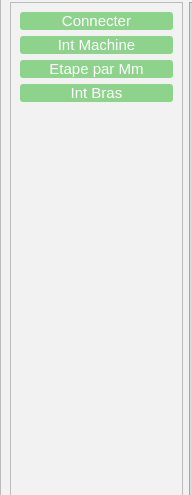
    <widget class="QFrame" name="frame_SideBar">
     <property name="geometry">
      <rect>
       <x>33</x>
       <y>195</y>
       <width>192</width>
       <height>495</height>
      </rect>
     </property>
     <property name="frameShape">
      <enum>QFrame::StyledPanel</enum>
     </property>
     <property name="frameShadow">
      <enum>QFrame::Raised</enum>
     </property>
     <widget class="QFrame" name="frame_4">
      <property name="geometry">
       <rect>
        <x>0</x>
        <y>-36</y>
        <width>219</width>
        <height>571</height>
       </rect>
      </property>
      <property name="styleSheet">
       <string notr="true">radious:7px;
background-color: #f2f2f2;</string>
      </property>
      <property name="frameShape">
       <enum>QFrame::StyledPanel</enum>
      </property>
      <property name="frameShadow">
       <enum>QFrame::Raised</enum>
      </property>
      <layout class="QGridLayout" name="gridLayout_13">
       <item row="0" column="0">
        <widget class="QFrame" name="frame_SideBar_2">
         <property name="minimumSize">
          <size>
           <width>0</width>
           <height>495</height>
          </size>
         </property>
         <property name="maximumSize">
          <size>
           <width>16777215</width>
           <height>495</height>
          </size>
         </property>
         <property name="frameShape">
          <enum>QFrame::StyledPanel</enum>
         </property>
         <property name="frameShadow">
          <enum>QFrame::Raised</enum>
         </property>
         <layout class="QGridLayout" name="gridLayout_10">
          <item row="0" column="0">
           <widget class="QPushButton" name="pushButton_Connecter">
            <property name="styleSheet">
             <string notr="true">QPushButton{
	color:#fff;
	border:0px;
	border-radius:3px;
	font-size:15px;
	background-color:#8DD38B;
}
QPushButton:hover{
background-color:#6DB66B;
}</string>
            </property>
            <property name="text">
             <string>Connecter</string>
            </property>
           </widget>
          </item>
          <item row="1" column="0">
           <widget class="QPushButton" name="pushButton_Int_Machine">
            <property name="styleSheet">
             <string notr="true">QPushButton{
	color:#fff;
	border:0px;
	border-radius:3px;
	font-size:15px;
	background-color:#8DD38B;
}
QPushButton:hover{
background-color:#6DB66B;
}</string>
            </property>
            <property name="text">
             <string>Int Machine</string>
            </property>
           </widget>
          </item>
          <item row="4" column="0">
           <spacer name="verticalSpacer">
            <property name="orientation">
             <enum>Qt::Vertical</enum>
            </property>
            <property name="sizeHint" stdset="0">
             <size>
              <width>20</width>
              <height>268</height>
             </size>
            </property>
           </spacer>
          </item>
          <item row="2" column="0">
           <widget class="QPushButton" name="pushButton_Etape_par_Mm">
            <property name="styleSheet">
             <string notr="true">QPushButton{
	color:#fff;
	border:0px;
	border-radius:3px;
	font-size:15px;
	background-color:#8DD38B;
}
QPushButton:hover{
background-color:#6DB66B;
}</string>
            </property>
            <property name="text">
             <string>Etape par Mm</string>
            </property>
           </widget>
          </item>
          <item row="3" column="0">
           <widget class="QPushButton" name="pushButton_Intit_Bras">
            <property name="styleSheet">
             <string notr="true">QPushButton{
	color:#fff;
	border:0px;
	border-radius:3px;
	font-size:15px;
	background-color:#8DD38B;
}
QPushButton:hover{
background-color:#6DB66B;
}</string>
            </property>
            <property name="text">
             <string>Int Bras</string>
            </property>
           </widget>
          </item>
         </layout>
        </widget>
       </item>
       <item row="0" column="1">
        <widget class="QFrame" name="frame_6">
         <property name="minimumSize">
          <size>
           <width>20</width>
           <height>495</height>
          </size>
         </property>
         <property name="maximumSize">
          <size>
           <width>20</width>
           <height>495</height>
          </size>
         </property>
         <property name="styleSheet">
          <string notr="true">background-color: rgb(217, 217, 217);</string>
         </property>
         <property name="frameShape">
          <enum>QFrame::StyledPanel</enum>
         </property>
         <property name="frameShadow">
          <enum>QFrame::Raised</enum>
         </property>
         <layout class="QGridLayout" name="gridLayout_12">
          <item row="0" column="0">
           <spacer name="verticalSpacer_2">
            <property name="orientation">
             <enum>Qt::Vertical</enum>
            </property>
            <property name="sizeType">
             <enum>QSizePolicy::Preferred</enum>
            </property>
            <property name="sizeHint" stdset="0">
             <size>
              <width>20</width>
              <height>452</height>
             </size>
            </property>
           </spacer>
          </item>
         </layout>
        </widget>
       </item>
      </layout>
     </widget>
    </widget>
